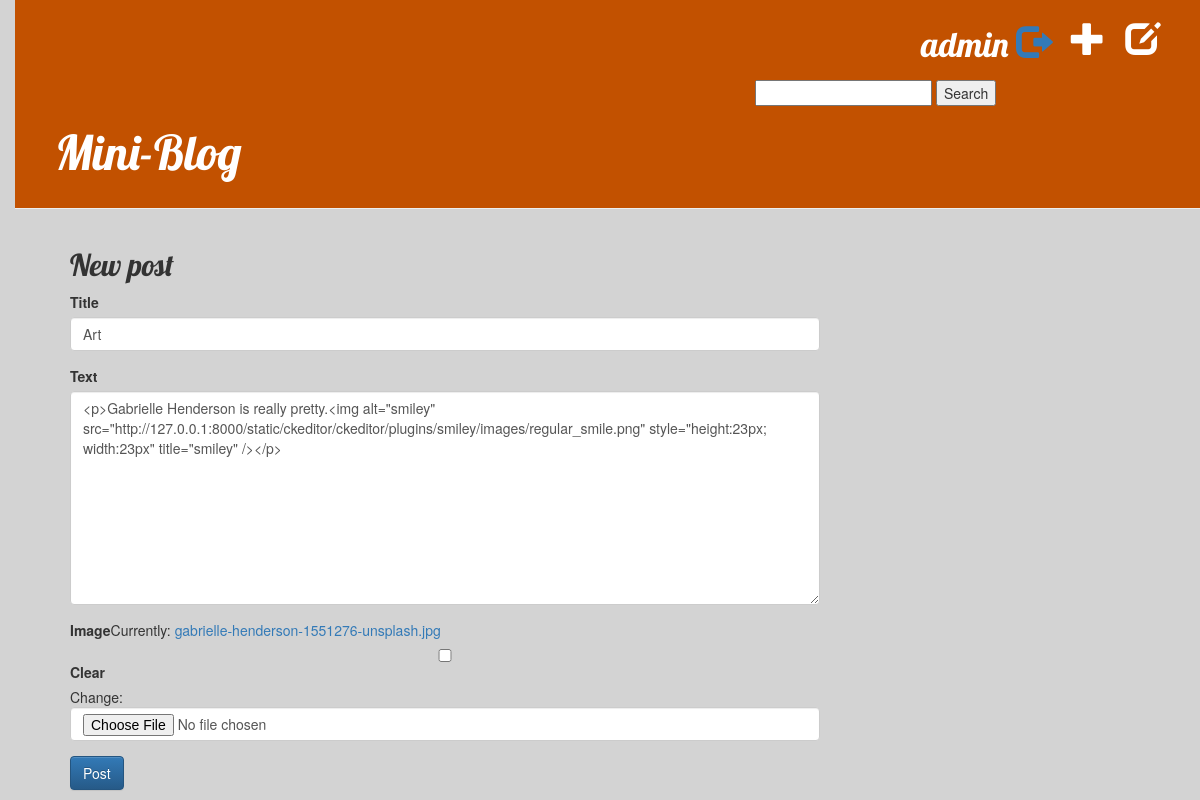
The page /post/7/edit/ (signed in) on the database its author committed.
### blog/models.py (models this page shows, shortened)
class Post(models.Model):
    author = models.ForeignKey(settings.AUTH_USER_MODEL, on_delete=models.CASCADE)
    title = models.CharField(max_length=200)
    text = RichTextField(blank=True, null=True)
    created_date = models.DateTimeField(default = timezone.now)
    published_date = models.DateTimeField(blank=True, null=True)
    image = models.ImageField(upload_to=upload_location, null=True, blank=True, height_field='height_field', width_field='width_field')
    height_field = models.IntegerField(default=0)
    width_field = models.IntegerField(default=0)

### blog/views.py (the view)
# urls.py: path('post/<int:pk>/edit/', views.PostUpdate.as_view(), name='post_edit'),
class PostUpdate(LoginRequiredMixin, UpdateView):
    model = Post
    template_name = 'blog/post_edit.html'
    form_class = PostForm

### blog/forms.py
class PostForm(forms.ModelForm):
    class Meta:
        model = Post
        fields = ('title', 'text','image' )

### blog/templates/blog/post_edit.html (shortened to what this page needs)
{% extends 'blog/base.html' %}
{% load bootstrap4 %}
{% block content %}
    <h2>New post</h2>
    <form method="POST" class="post-form" enctype="multipart/form-data">
        {% bootstrap_form form %}
        <button class="btn btn-primary">Post</button>
    </form>
{% endblock %}

### blog/templates/blog/base.html (shortened to what this page needs)
{% load static %}
<html>
    <head>
        <link href="https://stackpath.bootstrapcdn.com/bootstrap/3.2.0/css/bootstrap.min.css" rel="stylesheet">
        <link href="https://stackpath.bootstrapcdn.com/bootstrap/3.2.0/css/bootstrap-theme.min.css" rel="stylesheet">
        <link href=" {% static 'blog/css/blog.css' %}" rel="stylesheet">
    </head>
    <body>
        <div class ="page-header">
            {% if request.user.is_authenticated %}
                <a href="{% url 'blog:post_draft_list' %}" class="top-menu"><span class="glyphicon glyphicon-edit"></span></a>
                <a href="{% url 'blog:post_new' %}" class="top-menu"><span class="glyphicon glyphicon-plus"></span></a>
                <p class="top-menu">{{ request.user.username }}  <a href="{% url 'logout' %}" class="glyphicon glyphicon-log-out" onClick = "return confirm('Are you sure?');"></a></p>
            {% else %}
                <a href="{% url 'login' %}" class="top-menu"><span class="glyphicon glyphicon-lock"></span></a>
                <a href="{% url 'blog:signup' %}" class="top-menu"><span class="glyphicon glyphicon-plus"></span></a>
            {% endif %}
            <form action="{% url 'blog:search'%}" method="GET" style="margin-left:700px;">
                <input type="text" name="q" value="{{request.GET.q}}">
                <button type="submit">Search</button>
            </form>
            <h1><a href="/">Mini-Blog</a></h1>
        </div>
        <div class="content container">
            <div class="row">
                <div class="col-md-8">
                    {% block content %}
                    {% endblock %}
                </div>
            </div>
        </div>
    </body>
</html>

### blog/static/blog/css/blog.css (style rules this page uses)
body { background-color: lightgrey; padding-left: 15px; }
h1 a, h2 a { color:#c25100; font-family: 'Lobster'; }
.page-header { background-color: #C25100; margin-top: 0; padding: 20px 20px 20px 40px; }
.page-header h1, .page-header h1 a, .page-header h1 a:visited, .page-header h1 a:active { color: #ffffff; font-size: 36pt; text-decoration: none; }
.content { margin-left: 40px; }
h1, h2, h3, h4 { font-family: 'Lobster', cursive; }
.post-form textarea, .post-form input { width: 100%; }
.top-menu, .top-menu:hover, .top-menu:visited { color: #ffffff; float: right; font-size: 26pt; margin-right: 20px; }
p.top-menu { font-family: 'Lobster'; }
.top-menu { font-size: 'Lobster'; }

### rows shown on the page
Post: title "Art", text "<p>Gabrielle Henderson is really pretty.<img alt=\"smiley\" src=\"http://127.0.0.1:8000/static/ckeditor/ckeditor/plugins/smiley/images/regular_smile.png\" style=\"height:23px; width:23px\" title=\"smiley\" /></p>"

### other values the page prints
{{ request.user.username }} "admin"
